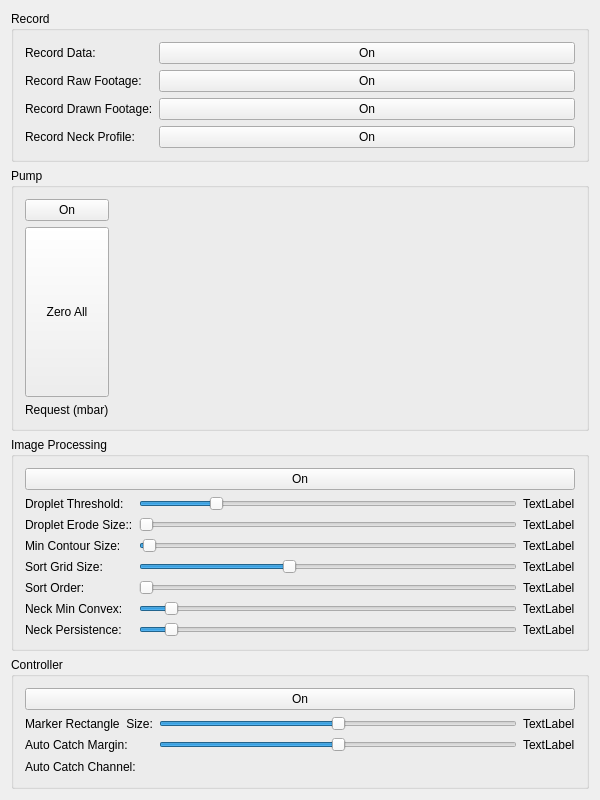
<?xml version="1.0" encoding="UTF-8"?>
<ui version="4.0">
 <class>Dashboard</class>
 <widget class="QWidget" name="Dashboard">
  <property name="geometry">
   <rect>
    <x>0</x>
    <y>0</y>
    <width>600</width>
    <height>800</height>
   </rect>
  </property>
  <property name="sizePolicy">
   <sizepolicy hsizetype="Preferred" vsizetype="Preferred">
    <horstretch>1</horstretch>
    <verstretch>1</verstretch>
   </sizepolicy>
  </property>
  <property name="minimumSize">
   <size>
    <width>350</width>
    <height>400</height>
   </size>
  </property>
  <property name="windowTitle">
   <string>Dashboard</string>
  </property>
  <layout class="QVBoxLayout" name="verticalLayout_3">
   <item>
    <widget class="QGroupBox" name="groupBox_5">
     <property name="sizePolicy">
      <sizepolicy hsizetype="Preferred" vsizetype="Preferred">
       <horstretch>1</horstretch>
       <verstretch>1</verstretch>
      </sizepolicy>
     </property>
     <property name="title">
      <string>Record</string>
     </property>
     <layout class="QFormLayout" name="formLayout">
      <item row="0" column="0">
       <widget class="QLabel" name="label">
        <property name="text">
         <string>Record Data:</string>
        </property>
       </widget>
      </item>
      <item row="0" column="1">
       <widget class="QPushButton" name="recordDataButton">
        <property name="text">
         <string>On</string>
        </property>
        <property name="checkable">
         <bool>true</bool>
        </property>
       </widget>
      </item>
      <item row="1" column="0">
       <widget class="QLabel" name="label_3">
        <property name="text">
         <string>Record Raw Footage:</string>
        </property>
       </widget>
      </item>
      <item row="1" column="1">
       <widget class="QPushButton" name="recordRawButton">
        <property name="text">
         <string>On</string>
        </property>
        <property name="checkable">
         <bool>true</bool>
        </property>
       </widget>
      </item>
      <item row="2" column="0">
       <widget class="QLabel" name="label_4">
        <property name="text">
         <string>Record Drawn Footage:</string>
        </property>
       </widget>
      </item>
      <item row="2" column="1">
       <widget class="QPushButton" name="recordDrawnButton">
        <property name="text">
         <string>On</string>
        </property>
        <property name="checkable">
         <bool>true</bool>
        </property>
       </widget>
      </item>
      <item row="3" column="0">
       <widget class="QLabel" name="label_11">
        <property name="text">
         <string>Record Neck Profile:</string>
        </property>
       </widget>
      </item>
      <item row="3" column="1">
       <widget class="QPushButton" name="recordNeckButton">
        <property name="text">
         <string>On</string>
        </property>
        <property name="checkable">
         <bool>true</bool>
        </property>
       </widget>
      </item>
     </layout>
    </widget>
   </item>
   <item>
    <widget class="QGroupBox" name="groupBox">
     <property name="sizePolicy">
      <sizepolicy hsizetype="Preferred" vsizetype="Preferred">
       <horstretch>2</horstretch>
       <verstretch>2</verstretch>
      </sizepolicy>
     </property>
     <property name="title">
      <string>Pump</string>
     </property>
     <layout class="QGridLayout" name="gridLayout_2">
      <item row="0" column="0">
       <layout class="QHBoxLayout" name="pumpLayout">
        <item>
         <layout class="QVBoxLayout" name="verticalLayout_2">
          <item>
           <widget class="QPushButton" name="pumpButton">
            <property name="text">
             <string>On</string>
            </property>
            <property name="checkable">
             <bool>true</bool>
            </property>
           </widget>
          </item>
          <item>
           <widget class="QPushButton" name="zeroPumpButton">
            <property name="sizePolicy">
             <sizepolicy hsizetype="Preferred" vsizetype="Expanding">
              <horstretch>0</horstretch>
              <verstretch>0</verstretch>
             </sizepolicy>
            </property>
            <property name="text">
             <string>Zero All</string>
            </property>
           </widget>
          </item>
          <item>
           <widget class="QLabel" name="label_2">
            <property name="text">
             <string>Request (mbar)</string>
            </property>
           </widget>
          </item>
         </layout>
        </item>
        <item>
         <widget class="QWidget" name="widget" native="true">
          <property name="sizePolicy">
           <sizepolicy hsizetype="Expanding" vsizetype="Expanding">
            <horstretch>0</horstretch>
            <verstretch>0</verstretch>
           </sizepolicy>
          </property>
         </widget>
        </item>
       </layout>
      </item>
     </layout>
    </widget>
   </item>
   <item>
    <widget class="QGroupBox" name="groupBox_3">
     <property name="sizePolicy">
      <sizepolicy hsizetype="Preferred" vsizetype="Preferred">
       <horstretch>1</horstretch>
       <verstretch>1</verstretch>
      </sizepolicy>
     </property>
     <property name="title">
      <string>Image Processing</string>
     </property>
     <layout class="QGridLayout" name="gridLayout_5">
      <item row="0" column="0">
       <layout class="QVBoxLayout" name="verticalLayout">
        <item>
         <widget class="QPushButton" name="imgprocButton">
          <property name="text">
           <string>On</string>
          </property>
          <property name="checkable">
           <bool>true</bool>
          </property>
         </widget>
        </item>
        <item>
         <layout class="QGridLayout" name="gridLayout">
          <item row="2" column="1">
           <widget class="QSlider" name="erodeSizeSlider">
            <property name="minimum">
             <number>0</number>
            </property>
            <property name="maximum">
             <number>3</number>
            </property>
            <property name="pageStep">
             <number>1</number>
            </property>
            <property name="value">
             <number>0</number>
            </property>
            <property name="orientation">
             <enum>Qt::Horizontal</enum>
            </property>
           </widget>
          </item>
          <item row="2" column="2">
           <widget class="QLabel" name="erodeSizeLabel">
            <property name="text">
             <string>TextLabel</string>
            </property>
           </widget>
          </item>
          <item row="6" column="0">
           <widget class="QLabel" name="label_9">
            <property name="text">
             <string>Neck Min Convex:</string>
            </property>
           </widget>
          </item>
          <item row="6" column="1">
           <widget class="QSlider" name="convexSizeSlider">
            <property name="minimum">
             <number>0</number>
            </property>
            <property name="maximum">
             <number>100</number>
            </property>
            <property name="pageStep">
             <number>1</number>
            </property>
            <property name="value">
             <number>7</number>
            </property>
            <property name="orientation">
             <enum>Qt::Horizontal</enum>
            </property>
           </widget>
          </item>
          <item row="6" column="2">
           <widget class="QLabel" name="convexSizeLabel">
            <property name="text">
             <string>TextLabel</string>
            </property>
           </widget>
          </item>
          <item row="1" column="0">
           <widget class="QLabel" name="label_5">
            <property name="text">
             <string>Droplet Threshold:</string>
            </property>
           </widget>
          </item>
          <item row="1" column="1">
           <widget class="QSlider" name="threshSlider">
            <property name="minimum">
             <number>1</number>
            </property>
            <property name="maximum">
             <number>100</number>
            </property>
            <property name="pageStep">
             <number>1</number>
            </property>
            <property name="value">
             <number>20</number>
            </property>
            <property name="orientation">
             <enum>Qt::Horizontal</enum>
            </property>
           </widget>
          </item>
          <item row="7" column="2">
           <widget class="QLabel" name="persistenceLabel">
            <property name="text">
             <string>TextLabel</string>
            </property>
           </widget>
          </item>
          <item row="4" column="0">
           <widget class="QLabel" name="label_10">
            <property name="text">
             <string>Sort Grid Size:</string>
            </property>
           </widget>
          </item>
          <item row="4" column="1">
           <widget class="QSlider" name="sortGridSizeSlider">
            <property name="minimum">
             <number>1</number>
            </property>
            <property name="maximum">
             <number>100</number>
            </property>
            <property name="pageStep">
             <number>1</number>
            </property>
            <property name="value">
             <number>40</number>
            </property>
            <property name="orientation">
             <enum>Qt::Horizontal</enum>
            </property>
           </widget>
          </item>
          <item row="1" column="2">
           <widget class="QLabel" name="threshLabel">
            <property name="text">
             <string>TextLabel</string>
            </property>
           </widget>
          </item>
          <item row="4" column="2">
           <widget class="QLabel" name="sorGridSizeLabel">
            <property name="text">
             <string>TextLabel</string>
            </property>
           </widget>
          </item>
          <item row="2" column="0">
           <widget class="QLabel" name="label_12">
            <property name="text">
             <string>Droplet Erode Size::</string>
            </property>
           </widget>
          </item>
          <item row="3" column="0">
           <widget class="QLabel" name="label_6">
            <property name="text">
             <string>Min Contour Size:</string>
            </property>
           </widget>
          </item>
          <item row="3" column="1">
           <widget class="QSlider" name="contourSizeSlider">
            <property name="minimum">
             <number>1</number>
            </property>
            <property name="maximum">
             <number>1000</number>
            </property>
            <property name="value">
             <number>10</number>
            </property>
            <property name="orientation">
             <enum>Qt::Horizontal</enum>
            </property>
           </widget>
          </item>
          <item row="3" column="2">
           <widget class="QLabel" name="contourSizeLabel">
            <property name="text">
             <string>TextLabel</string>
            </property>
           </widget>
          </item>
          <item row="7" column="0">
           <widget class="QLabel" name="label_13">
            <property name="text">
             <string>Neck Persistence:</string>
            </property>
           </widget>
          </item>
          <item row="7" column="1">
           <widget class="QSlider" name="persistenceSlider">
            <property name="minimum">
             <number>0</number>
            </property>
            <property name="maximum">
             <number>100</number>
            </property>
            <property name="pageStep">
             <number>1</number>
            </property>
            <property name="value">
             <number>7</number>
            </property>
            <property name="orientation">
             <enum>Qt::Horizontal</enum>
            </property>
           </widget>
          </item>
          <item row="5" column="1">
           <widget class="QSlider" name="sortOrderSlider">
            <property name="minimum">
             <number>0</number>
            </property>
            <property name="maximum">
             <number>1</number>
            </property>
            <property name="pageStep">
             <number>1</number>
            </property>
            <property name="value">
             <number>0</number>
            </property>
            <property name="orientation">
             <enum>Qt::Horizontal</enum>
            </property>
           </widget>
          </item>
          <item row="5" column="0">
           <widget class="QLabel" name="label_14">
            <property name="text">
             <string>Sort Order:</string>
            </property>
           </widget>
          </item>
          <item row="5" column="2">
           <widget class="QLabel" name="sortOrderLabel">
            <property name="text">
             <string>TextLabel</string>
            </property>
           </widget>
          </item>
         </layout>
        </item>
       </layout>
      </item>
     </layout>
    </widget>
   </item>
   <item>
    <widget class="QGroupBox" name="groupBox_4">
     <property name="sizePolicy">
      <sizepolicy hsizetype="Preferred" vsizetype="Preferred">
       <horstretch>1</horstretch>
       <verstretch>1</verstretch>
      </sizepolicy>
     </property>
     <property name="title">
      <string>Controller</string>
     </property>
     <layout class="QVBoxLayout" name="verticalLayout_4">
      <item>
       <layout class="QGridLayout" name="gridLayout_3">
        <item row="1" column="0">
         <widget class="QLabel" name="label_7">
          <property name="text">
           <string>Marker Rectangle  Size:</string>
          </property>
         </widget>
        </item>
        <item row="1" column="1">
         <widget class="QSlider" name="markerSizeSlider">
          <property name="minimum">
           <number>0</number>
          </property>
          <property name="maximum">
           <number>200</number>
          </property>
          <property name="pageStep">
           <number>1</number>
          </property>
          <property name="value">
           <number>100</number>
          </property>
          <property name="orientation">
           <enum>Qt::Horizontal</enum>
          </property>
         </widget>
        </item>
        <item row="1" column="2">
         <widget class="QLabel" name="markerSizeLabel">
          <property name="text">
           <string>TextLabel</string>
          </property>
         </widget>
        </item>
        <item row="2" column="0">
         <widget class="QLabel" name="label_15">
          <property name="text">
           <string>Auto Catch Margin:</string>
          </property>
         </widget>
        </item>
        <item row="2" column="1">
         <widget class="QSlider" name="autoMarginSlider">
          <property name="minimum">
           <number>0</number>
          </property>
          <property name="maximum">
           <number>200</number>
          </property>
          <property name="pageStep">
           <number>1</number>
          </property>
          <property name="value">
           <number>100</number>
          </property>
          <property name="orientation">
           <enum>Qt::Horizontal</enum>
          </property>
         </widget>
        </item>
        <item row="2" column="2">
         <widget class="QLabel" name="autoMarginLabel">
          <property name="text">
           <string>TextLabel</string>
          </property>
         </widget>
        </item>
        <item row="0" column="0" colspan="3">
         <widget class="QPushButton" name="ctrlButton">
          <property name="text">
           <string>On</string>
          </property>
          <property name="checkable">
           <bool>true</bool>
          </property>
         </widget>
        </item>
       </layout>
      </item>
      <item>
       <layout class="QHBoxLayout" name="ctrlLayout">
        <item>
         <widget class="QLabel" name="label_16">
          <property name="text">
           <string>Auto Catch Channel:</string>
          </property>
         </widget>
        </item>
        <item>
         <widget class="QWidget" name="widget_2" native="true">
          <property name="sizePolicy">
           <sizepolicy hsizetype="Expanding" vsizetype="Expanding">
            <horstretch>0</horstretch>
            <verstretch>0</verstretch>
           </sizepolicy>
          </property>
         </widget>
        </item>
       </layout>
      </item>
     </layout>
    </widget>
   </item>
  </layout>
 </widget>
 <layoutdefault spacing="6" margin="11"/>
 <resources/>
 <connections/>
</ui>
